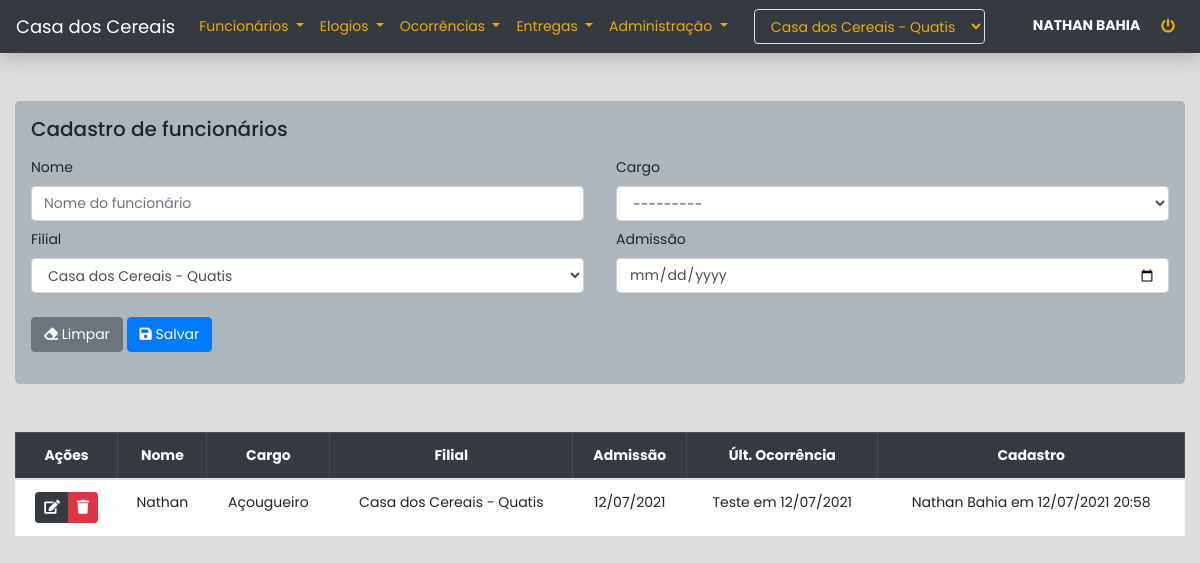
The app's page /funcionarios (signed in), older data.
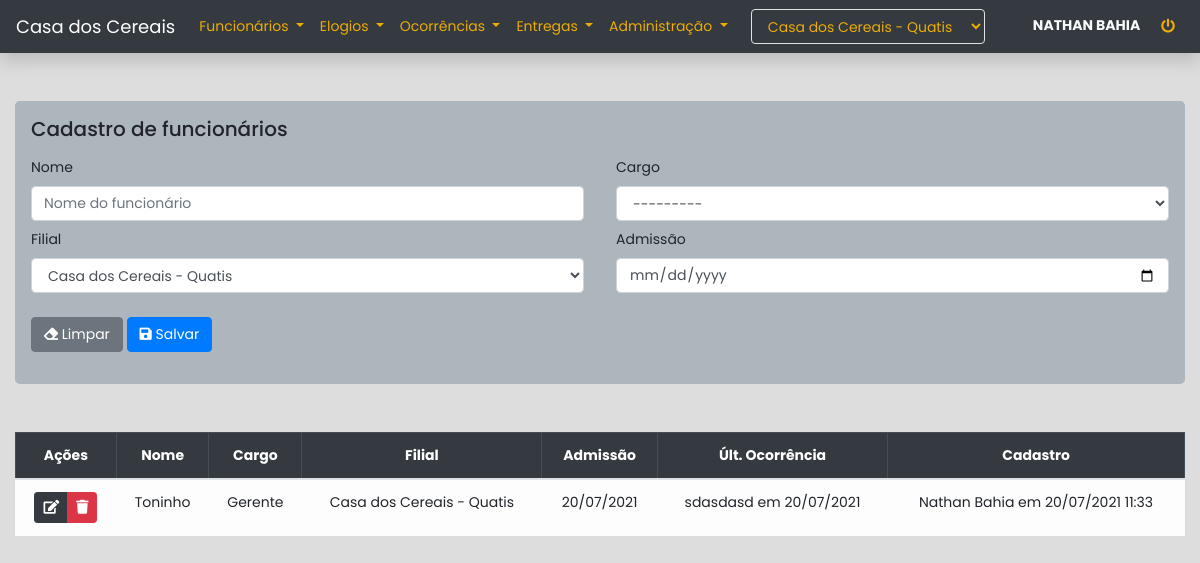
The same page, newer data.
### apps/core/models.py (models this page shows, shortened)
class Base(models.Model):
    usuario = models.ForeignKey(get_user_model(), on_delete=models.SET_NULL, null=True)
    criacao = models.DateTimeField(auto_now_add=True)
    alteracao = models.DateTimeField(auto_now=True)
    ativo = models.BooleanField(default=True)
    class Meta:
        abstract = True
    @property
    def cadastro(self):
        if self.usuario:
            return f"{self.usuario.get_full_name()} em {self.criacao.strftime('%d/%m/%Y %H:%M')}"
        return f"Usuário excluído em {self.criacao.strftime('%d/%m/%Y')}"

class Funcionario(Base):
    nome = models.CharField(max_length=255)
    admissao = models.DateField(blank=True, null=True)
    cargo = models.ForeignKey(Cargo, on_delete=models.SET_NULL, null=True, related_name='funcionarios')
    filial = models.ForeignKey(Filial, on_delete=models.CASCADE, related_name='funcionarios')
    is_active = ObjAtivosManager()
    class Meta:
        verbose_name = 'Funcionário'
        verbose_name_plural = 'Funcionários'
        ordering = ['nome']

class Cargo(Base):
    nome = models.CharField(max_length=255)
    filial = models.ForeignKey(Filial, on_delete=models.CASCADE)
    is_active = ObjAtivosManager()
    def __str__(self):
        return f'{self.nome}'
    class Meta:
        verbose_name = 'Cargo'
        verbose_name_plural = 'Cargos'
        ordering = ['nome']

class Filial(Base):
    nome = models.CharField(max_length=255)
    cidade = models.CharField(max_length=255)
    is_active = ObjAtivosManager()
    def __str__(self):
        return f'{self.nome} - {self.cidade}'
    class Meta:
        verbose_name = 'Filial'
        verbose_name_plural = 'Filiais'
        ordering = ['nome', 'cidade']

class Ocorrencia(Base):
    funcionario = models.ForeignKey(Funcionario, on_delete=models.CASCADE, related_name='ocorrencias')
    motivo = models.ForeignKey(Motivo, on_delete=models.SET_NULL, null=True)
    data = models.DateField()
    observacao = models.TextField()
    is_active = ObjAtivosManager()
    class Meta:
        verbose_name = 'Ocorrência'
        verbose_name_plural = 'Ocorrências'
        ordering = ['-data']

### apps/core/views.py (the view, shortened to what this page needs)
# urls.py: path('funcionarios', views.funcionarios, name='funcionarios'),
@login_required
def funcionarios(request, pk=None):
    usuario = request.user.perfil.latest('id')
    instance = None
    msg_sucesso = 'Funcionário cadastrado com sucesso'
    msg_erro = 'Falha ao cadastrar funcionário'
    if pk:
        instance = models.Funcionario.is_active.get(pk=pk)
        msg_sucesso = 'Funcionário editado com sucesso'
        msg_erro = 'Falha ao editar funcionário'
    form = forms.FuncionarioForm(
        usuario=usuario,
        instance=instance
    )
    query = None
    if not instance:
        query = models.Funcionario.is_active.filter(filial=usuario.filial)
    context = {
        'form': form,
        'instance': instance,
        'funcionarios': query,
    }
    return render(request, 'core/funcionarios/funcionarios.html', context)

### apps/core/context_processors.py (called while the page is built)
def usuario(request):
    if not request.user.is_authenticated:
        return {}
    context = {'usuario': {}}
    perfil = request.user.perfil.order_by('id').last()
    if perfil:
        context['usuario']['filial'] = perfil.filial
        context['usuario']['filiais'] = models.Filial.is_active.all()
        if perfil.tipo == '2':
            context['usuario']['administrador'] = True
    return context

### apps/core/models.py (called while the page is built)
    def get_queryset(self):
        return super(ObjAtivosManager, self).get_queryset().filter(ativo=True)

### apps/core/templates/core/funcionarios/funcionarios.html (shortened to what the changed rows need)
{% extends 'core/base.html' %}
{% load bootstrap4 %}
{% block content %}
<div class="container-fluid">
    {% if not instance %}
        {% if funcionarios %}
            <div class="table-responsive mt-5">
                <table class="table table-bordered text-center">
                    <thead class="table-dark">
                        <tr>
                            <th>Ações</th>
                            <th>Nome</th>
                            <th>Cargo</th>
                            {% if usuario.administrador %}
                                <th>Filial</th>
                            {% endif %}
                            <th>Admissão</th>
                            <th>Últ. Ocorrência</th>
                            <th>Cadastro</th>
                        </tr>
                    </thead>
                    <tbody class="table-light">
                        {% for funcionario in funcionarios %}
                            <tr>
                                <td>
                                    <div class="btn-group">
                                        <a href="{% url 'core:edit_funcionarios' funcionario.id %}" class="btn btn-sm btn-dark" data-toggle="tooltip" title="Editar funcionário"><i class="fas fa-edit"></i></a>
                                        {% if usuario.administrador %}
                                            <button class="btn btn-sm btn-danger btn-delete-funcionario" data-funcionario="{{ funcionario.id }}" data-toggle="tooltip" title="Excluir funcionário"><i class="fas fa-trash"></i></button>
                                        {% endif %}
                                    </div>
                                </td>
                                <td>{{ funcionario.nome }}</td>
                                <td>{{ funcionario.cargo.nome }}</td>
                                {% if usuario.administrador %}
                                    <td>{{ funcionario.filial }}</td>
                                {% endif %}
                                <td>{{ funcionario.admissao|date:'d/m/Y' }}</td>
                                {% if funcionario.ocorrencias.last.observacao %}
                                    <td>{{ funcionario.ocorrencias.last.observacao|truncatewords:20 }} em {{ funcionario.ocorrencias.last.criacao|date:'d/m/Y' }}</td>
                                {% else %}
                                    <td>- - -</td>
                                {% endif %}
                                <td>{{ funcionario.cadastro }}</td>
                            </tr>
                        {% endfor %}
                    </tbody>
                </table>
            </div>
            {% else %}
            <div class="alert alert-warning mt-5">
                Nenhum funcionário cadastrado até o momento
            </div>
        {% endif %}
    {% endif %}
</div>
{% endblock content %}

Row changes from the older to the newer data that the page shows:
no longer on this page (row edited): Funcionario: nome "Nathan", cargo.nome "Açougueiro", filial "Casa dos Cereais - Quatis", admissao "12/07/2021", ocorrencias.last.observacao "Teste", ocorrencias.last.criacao "12/07/2021", cadastro "Nathan Bahia em 12/07/2021 20:58"
added Funcionario: nome "Toninho", cargo.nome "Gerente", filial "Casa dos Cereais - Quatis", admissao "20/07/2021", ocorrencias.last.observacao "sdasdasd", ocorrencias.last.criacao "20/07/2021", cadastro "Nathan Bahia em 20/07/2021 11:33"
